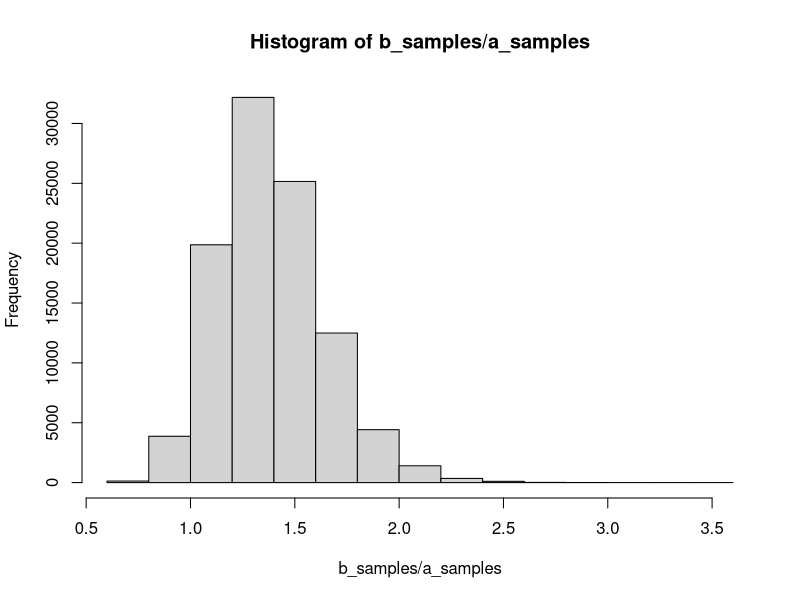
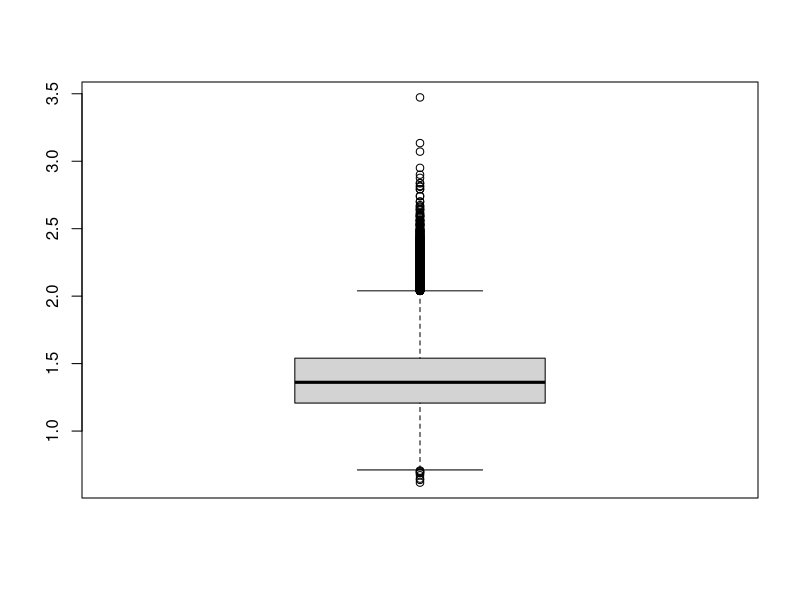
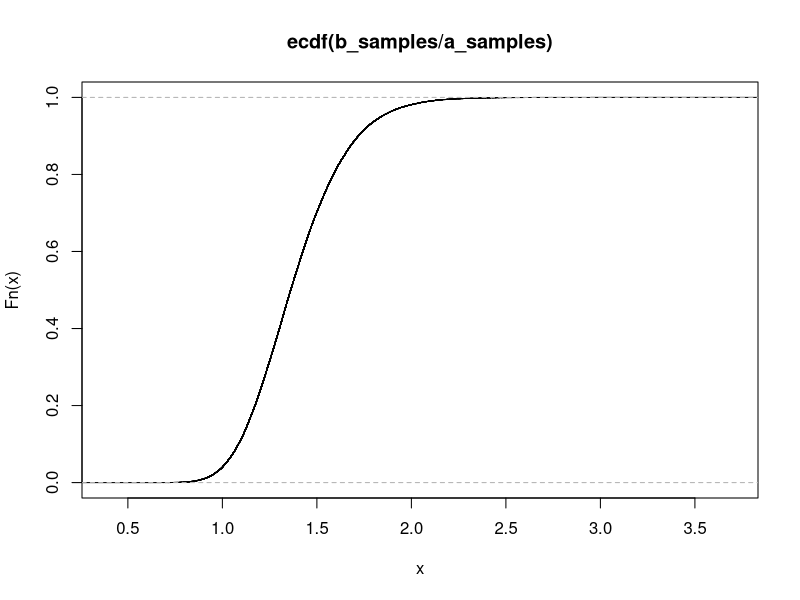

Here is the R script that generated these plots, in order:
# Building a bayesian AB Test ---------------------------------------------
# Ref 15 FROM PARAMETER ESTIMATION TO HYPOTHESIS TESTING
n_trials = 100000
prior_alpha = 3
prior_beta = 7

a_samples = rbeta(n_trials, 36 + prior_alpha, 114 + prior_beta)
b_samples = rbeta(n_trials, 50 + prior_alpha, 100 + prior_beta)

prob_b_better = sum(b_samples > a_samples) / n_trials
prob_b_better # 0.96028

# histogram of b / a ratio
hist(b_samples / a_samples)
boxplot(b_samples / a_samples)

# CDF
plot(ecdf(b_samples / a_samples))
